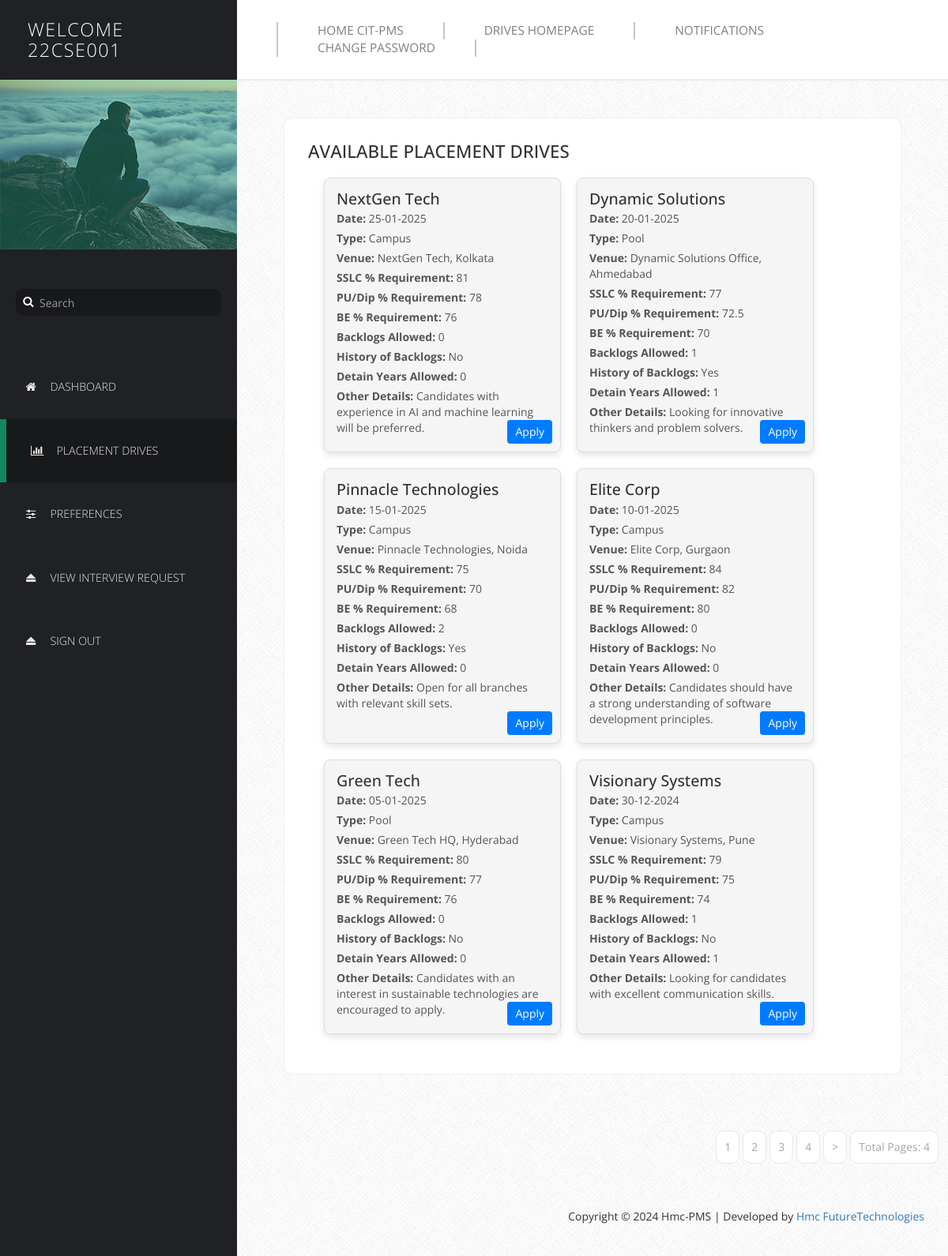
Page /Profilers/SProfile/placement_drives.php (signed in) on the committed database.
### tables this page shows
CREATE TABLE IF NOT EXISTS `addpdrive` (
  `CompanyName` varchar(255) NOT NULL,
  `Date` date NOT NULL,
  `C/P` tinyint(1) NOT NULL DEFAULT '0',
  `PVenue` varchar(255) NOT NULL,
  `SSLC` float NOT NULL,
  `PU/Dip` float NOT NULL,
  `BE` float NOT NULL,
  `Backlogs` int(11) NOT NULL,
  `HofBacklogs` tinyint(1) NOT NULL,
  `DetainYears` int(11) NOT NULL,
  `ODetails` text,
  PRIMARY KEY (`CompanyName`,`Date`)
);

### Profilers/SProfile/placement_drives.php (the view, shortened to what this page needs)
<?php
$servername = "localhost";
$username = "harsh";
$password = "harsh2005";
$dbname = "placement";
$conn = new mysqli($servername, $username, $password, $dbname);
$num_rec_per_page = 6;
$page = isset($_GET['page']) ? (int) $_GET['page'] : 1;
$start_from = ($page - 1) * $num_rec_per_page;
$sql = "SELECT * FROM addpdrive ORDER BY Date DESC LIMIT $start_from, $num_rec_per_page";
$result = $conn->query($sql);
$stmt = $conn->prepare("SELECT COUNT(*) FROM addpdrive");
$stmt->execute();
$total_records = $stmt->get_result()->fetch_row()[0];
$total_pages = ceil($total_records / $num_rec_per_page);
?>
<!DOCTYPE html>
<html lang="en">
<head>
    <link href="css/font-awesome.min.css" rel="stylesheet">
    <link href="css/bootstrap.min.css" rel="stylesheet">
    <link href="css/templatemo-style.css" rel="stylesheet">
</head>
<body>
    <div class="templatemo-flex-row">
        <div class="templatemo-sidebar">
            <header class="templatemo-site-header">
                <?php
                $Welcome = "Welcome";
                echo "<h1>" . $Welcome . "<br>" . $_SESSION['username'] . "</h1>";
                ?>
            </header>
            <div class="profile-photo-container">
                <img src="images/profile-photo.jpg" alt="Profile Photo" class="img-responsive">
                <div class="profile-photo-overlay"></div>
            </div>
            <form class="templatemo-search-form" role="search">
                <div class="input-group">
                    <button type="submit" class="fa fa-search"></button>
                    <input type="text" class="form-control" placeholder="Search" name="srch-term" id="srch-term">
                </div>
            </form>
            <nav class="templatemo-left-nav">
                <ul>
                    <li>
                        <a href="login.php" ><i class="fa fa-home fa-fw"></i>Dashboard</a>
                    </li>
                    <li>
                        <a href="placement_drives.php" class="active"><i class="fa fa-bar-chart fa-fw"></i>Placement Drives</a>
                    </li>
                    <li>
                        <a href="preferences.php"><i class="fa fa-sliders fa-fw"></i>Preferences</a>
                    </li>
                    <li>
              <a href="viewintr.php"><i class="fa fa-eject fa-fw"></i>View Interview Request</a>
            </li>
                    <li>
                        <a href="logout.php"><i class="fa fa-eject fa-fw"></i>Sign Out</a>
                    </li>
                </ul>
            </nav>
        </div>
        <div class="templatemo-content col-1 light-gray-bg">
            <div class="templatemo-top-nav-container">
                <div class="row">
                    <nav class="templatemo-top-nav col-lg-12 col-md-12">
                        <ul class="text-uppercase">
                            <li>
                                <a href="../../Homepage/index.php">Home CIT-PMS</a>
                            </li>
                            <li>
                                <a href="../../Drives/index.php">Drives Homepage</a>
                            </li>
                            <li>
                                <a href="Notif.php">Notifications</a>
                            </li>
                            <li>
                                <a href="Change Password.php">Change Password</a>
                            </li>
                        </ul>
                    </nav>
                </div>
            </div>
            <div class="templatemo-content-container">
                <div class="templatemo-content-widget white-bg">
                    <header>
                        <h2 class="text-uppercase">Available Placement Drives</h2>
                    </header>
                    <div class="drive-container">
                        <?php
                       if ($result->num_rows > 0) {
                        while ($row = $result->fetch_assoc()) {
                            echo '<div class="drive-card">';
                            echo '<h3>' . htmlspecialchars($row['CompanyName']) . '</h3>';
                            $date = new DateTime($row['Date']);
                            echo '<p><strong>Date:</strong> ' . htmlspecialchars($date->format('d-m-Y')) . '</p>';
                            echo '<p><strong>Type:</strong> ' . ($row['C/P'] ? "Campus" : "Pool") . '</p>';
                            echo '<p><strong>Venue:</strong> ' . htmlspecialchars($row['PVenue']) . '</p>';
                            echo '<p><strong>SSLC % Requirement:</strong> ' . htmlspecialchars($row['SSLC']) . '</p>';
                            echo '<p><strong>PU/Dip % Requirement:</strong> ' . htmlspecialchars($row['PU/Dip']) . '</p>';
                            echo '<p><strong>BE % Requirement:</strong> ' . htmlspecialchars($row['BE']) . '</p>';
                            echo '<p><strong>Backlogs Allowed:</strong> ' . htmlspecialchars($row['Backlogs']) . '</p>';
                            echo '<p><strong>History of Backlogs:</strong> ' . ($row['HofBacklogs'] ? "Yes" : "No") . '</p>';
                            echo '<p><strong>Detain Years Allowed:</strong> ' . htmlspecialchars($row['DetainYears']) . '</p>';
                            if (!empty($row['ODetails'])) {
                                echo '<p><strong>Other Details:</strong> ' . htmlspecialchars($row['ODetails']) . '</p>';
                            }
                            echo '<a href="apply.php?company=' . urlencode($row['CompanyName']) . '&date=' . urlencode($row['Date']) . '" class="apply-btn">Apply</a>';
                            echo '</div>';
                        }
                    } else {
                        echo "<p>No drives available at the moment.</p>";
                    }
                        ?>
                    </div>
                </div>
            </div>
            <div class="pagination-wrap">
                <ul class="pagination">
                    <?php for ($i = 1; $i <= $total_pages; $i++): ?>
                        <li>
                            <a href='placement_drives.php?page=<?php echo $i; ?>' <?php if ($i == $page)
                                   echo "class='active'"; ?>><?php echo $i; ?></a>
                        </li>
                    <?php endfor; ?>
                    <?php if ($page < $total_pages): ?>
                        <li><a href='placement_drives.php?page=<?php echo $page + 1; ?>'>&gt;</a></li>
                    <?php endif; ?>
                    <li><a>Total Pages: <?php echo $total_pages; ?></a></li>
                </ul>
            </div>
            <footer class="text-right">
                <footer class="text-right">
                    <p>Copyright &copy; 2024 Hmc-PMS | Developed by
                        <a href="#" target="_parent">Hmc FutureTechnologies</a>
                    </p>
                </footer>
        </div>
    </div>
</body>
</html>

### Profilers/SProfile/css/templatemo-style.css (style rules this page uses)
* { font-family: 'Open Sans', sans-serif; }
body { font-size: 13px; }
body, .templatemo-left-nav { background: #1f2124; }
h1, h2, h3 { margin: 0; }
h2 { font-size: 1.6em; }
h3 { color: #7f7f7f; font-size: 1.4em; }
ul { list-style-type: none; margin: 0; padding: 0; }
nav li { font-size: 1.1em; list-style: none; text-transform: uppercase; }
.white-bg { background-color: white; }
.light-gray-bg { font-family:"Trebuchet MS", "Myriad Pro", Arial, sans-serif; font-size:14px; background:#f4f4f4 url(../images/bg.png) repeat top left; color:#333; overflow-y:scroll; }
footer { padding: 15px; }
.templatemo-sidebar { width: 300px; }
.templatemo-site-header { margin: 25px 30px; }
.templatemo-site-header h1 { color: white; display: inline-block; font-size: 1.8em; font-weight: 300; letter-spacing: 1.5px; margin: 0 5px; text-transform: uppercase; vertical-align: middle; }
.profile-photo-container { position: relative; }
.profile-photo-overlay { background-color: rgba(4, 152, 114, 0.35); position: absolute; top: 0; left: 0; width: 100%; height: 100%; transition: all 0.3s ease; }
.templatemo-search-form { font-size: 1.1em; margin: 50px 20px; }
.templatemo-search-form .input-group { width: 100%; }
.templatemo-search-form .input-group .form-control { background-color: #18191b; border: none; border-radius: 10px; color: #DDD; padding-left: 30px; }
.templatemo-search-form .input-group { position: relative; }
.fa-search { height:32px; width:32px; border: none; cursor: pointer; color:white; background:transparent; position:absolute; top: 0; left: 0; z-index: 100; }
.templatemo-left-nav li { font-weight: 300; }
.templatemo-left-nav a.active, .templatemo-left-nav a:hover { background: #18191b; border-left: 8px solid #13895F; }
.templatemo-left-nav a { color: #e9e9ea; display: block; padding: 30px; transition: all 0.3s ease; }
.templatemo-left-nav .fa { margin-right: 15px; }
.templatemo-top-nav-container { background-color: white; padding: 28px 50px; box-shadow: 0px 0px 2px 2px rgba(161, 159, 159, 0.18); }
.templatemo-top-nav li { float: left; list-style: none; }
.templatemo-top-nav a { color: #7f7f7f; display: block; padding: 0 50px; border-left: 2px solid #c5c5c5; }
.templatemo-top-nav li:last-child a { border-right: 2px solid #c5c5c5; }
.templatemo-content { margin-top: 0px; min-height: 600px; padding: 0; overflow-x: hidden; }
.templatemo-content-container { padding: 40px 50px; }
.templatemo-flex-row { display: -webkit-flex; display: -ms-flexbox; display: flex; }
.col-1 { -webkit-flex: 1; -ms-flex: 1; flex: 1; }
.templatemo-content-widget { border-radius: 10px; padding: 30px; position: relative; margin: 10px; box-shadow: 0px 0px 1px 1px rgba(161, 159, 159, 0.1); }
.pagination-wrap { margin-right: 10px; text-align: right; }
.pagination>li>a { border-color: #E9E8E8; color: #a6a6a6; margin: 2px; padding: 10px; }
.pagination>li>a, .pagination>li:first-child>a, .pagination>li:last-child>a { border-radius: 10px; }
@media only screen and (min-width: 768px) { .templatemo-left-nav { display: block !important; } }

### Profilers/SProfile/placement_drives.php (style rules this page uses)
.drive-container { display: flex; flex-wrap: wrap; gap: 20px; padding: 20px; }
.drive-card { background-color: #f5f5f5; border: 1px solid #ddd; padding: 15px; width: 100%; max-width: 300px; border-radius: 8px; box-shadow: 0 4px 8px rgba(0, 0, 0, 0.1); position: relative; }
.drive-card h3 { margin-top: 0; color: #333; }
.drive-card p { margin: 5px 0; color: #555; }
.apply-btn { position: absolute; bottom: 10px; right: 10px; padding: 5px 10px; color: #fff; background-color: #007bff; border: none; border-radius: 4px; cursor: pointer; text-decoration: none; }

### rows in the picture
addpdrive: CompanyName "NextGen Tech", Date "25-01-2025", C/P "Campus", PVenue "NextGen Tech, Kolkata", SSLC "81", value "78", BE "76", Backlogs "0", HofBacklogs "No", DetainYears "0", ODetails "Candidates with experience in AI and machine learning will be preferred."
addpdrive: CompanyName "Dynamic Solutions", Date "20-01-2025", C/P "Pool", PVenue "Dynamic Solutions Office, Ahmedabad", SSLC "77", value "72.5", BE "70", Backlogs "1", HofBacklogs "Yes", DetainYears "1", ODetails "Looking for innovative thinkers and problem solvers."
addpdrive: CompanyName "Pinnacle Technologies", Date "15-01-2025", C/P "Campus", PVenue "Pinnacle Technologies, Noida", SSLC "75", value "70", BE "68", Backlogs "2", HofBacklogs "Yes", DetainYears "0", ODetails "Open for all branches with relevant skill sets."
addpdrive: CompanyName "Elite Corp", Date "10-01-2025", C/P "Campus", PVenue "Elite Corp, Gurgaon", SSLC "84", value "82", BE "80", Backlogs "0", HofBacklogs "No", DetainYears "0", ODetails "Candidates should have a strong understanding of software development principles."
addpdrive: CompanyName "Green Tech", Date "05-01-2025", C/P "Pool", PVenue "Green Tech HQ, Hyderabad", SSLC "80", value "77", BE "76", Backlogs "0", HofBacklogs "No", DetainYears "0", ODetails "Candidates with an interest in sustainable technologies are encouraged to apply."
addpdrive: CompanyName "Visionary Systems", Date "30-12-2024", C/P "Campus", PVenue "Visionary Systems, Pune", SSLC "79", value "75", BE "74", Backlogs "1", HofBacklogs "No", DetainYears "1", ODetails "Looking for candidates with excellent communication skills."

### other values in the picture
$Welcome "WELCOME"
$_SESSION['username'] "22CSE001"
$total_pages "4"
